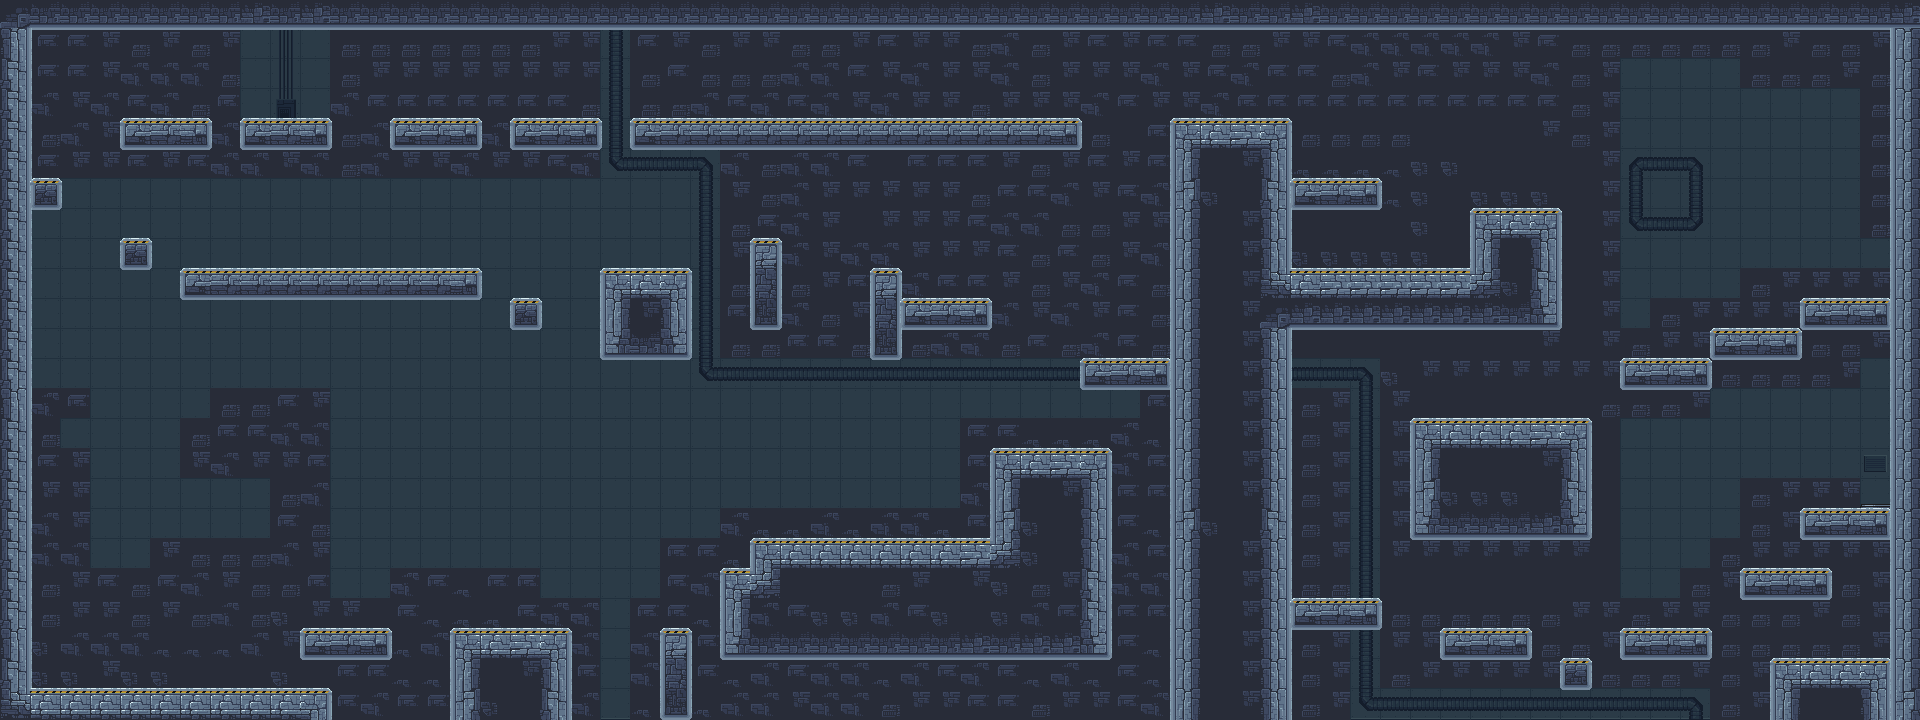

A 2D game scene composited from a Tiled map and its tileset images. What follows is a short description and the map's XML, with each tile layer's data collapsed to a summary:
An orthogonal 64x24 tile map with 30x30 px tiles, 2 tile layers (back, Calque de Tuiles 1) and 56 objects.

<map version="1.10" tiledversion="1.11.0" orientation="orthogonal" renderorder="right-down" width="64" height="24" tilewidth="30" tileheight="30" infinite="0" nextlayerid="7" nextobjectid="62">
 <tileset firstgid="1" source="level_tileset.tsx" />
 <layer id="2" name="back" width="64" height="24">
  <data>[1536 cells, 1112 non-empty, 23 distinct tile ids]</data>
 </layer>
 <layer id="1" name="Calque de Tuiles 1" width="64" height="24">
  <data>[1536 cells, 427 non-empty, 31 distinct tile ids]</data>
 </layer>
 <objectgroup id="3" name="ground">
  <object id="2" x="0" y="0" width="1920" height="30" />
  <object id="3" x="1890" y="30" width="30" height="690" />
  <object id="4" x="1770" y="660" width="120" height="60" />
  <object id="5" x="1800" y="510" width="90" height="30" />
  <object id="6" x="1800" y="300" width="90" height="30" />
  <object id="7" x="1710" y="330" width="90" height="30" />
  <object id="8" x="1620" y="360" width="90" height="30" />
  <object id="9" x="1410" y="420" width="180" height="120" />
  <object id="10" x="1620" y="630" width="90" height="30" />
  <object id="11" x="1440" y="630" width="90" height="30" />
  <object id="12" x="1290" y="600" width="90" height="30" />
  <object id="13" x="1170" y="120" width="120" height="600" />
  <object id="14" x="1290" y="270" width="270" height="60" />
  <object id="15" x="1470" y="210" width="90" height="60" />
  <object id="16" x="1290" y="180" width="90" height="30" />
  <object id="17" x="630" y="120" width="450" height="30" />
  <object id="18" x="1080" y="360" width="90" height="30" />
  <object id="19" x="870" y="270" width="30" height="90" />
  <object id="20" x="900" y="300" width="90" height="30" />
  <object id="22" x="990" y="450" width="120" height="210" />
  <object id="23" x="750" y="540" width="240" height="120" />
  <object id="24" x="720" y="570" width="30" height="90" />
  <object id="25" x="660" y="630" width="30" height="90" />
  <object id="26" x="450" y="630" width="120" height="90" />
  <object id="27" x="300" y="630" width="90" height="30" />
  <object id="28" x="0" y="690" width="330" height="30" />
  <object id="29" x="0" y="30" width="30" height="660" />
  <object id="30" x="180" y="270" width="300" height="30" />
  <object id="31" x="600" y="270" width="90" height="90" />
  <object id="32" x="750" y="240" width="30" height="90" />
  <object id="33" x="120" y="120" width="90" height="30" />
  <object id="34" x="240" y="120" width="90" height="30" />
  <object id="35" x="390" y="120" width="90" height="30" />
  <object id="36" x="510" y="120" width="90" height="30" />
  <object id="37" x="30" y="180" width="30" height="30" />
  <object id="38" x="120" y="240" width="30" height="30" />
  <object id="39" x="1740" y="570" width="90" height="30" />
  <object id="57" x="1560" y="660" width="30" height="30" />
  <object id="58" x="1656" y="823" width="3" height="8" />
  <object id="60" x="510" y="300" width="30" height="30" />
 </objectgroup>
 <objectgroup id="5" name="spawn_monstre">
  <object id="43" x="480" y="600" width="30" height="30" />
  <object id="44" x="840" y="510" width="30" height="30" />
  <object id="45" x="330" y="240" width="30" height="30" />
  <object id="46" x="1500" y="390" width="30" height="30" />
  <object id="47" x="840" y="90" width="30" height="30" />
  <object id="48" x="930" y="90" width="30" height="30" />
  <object id="49" x="1500" y="180" width="30" height="30" />
  <object id="50" x="210" y="240" width="30" height="30" />
  <object id="51" x="630" y="240" width="30" height="30" />
 </objectgroup>
 <objectgroup id="6" name="spawn_item">
  <object id="52" x="1591" y="-61" height="1" />
  <object id="53" x="1860" y="270" width="30" height="30" />
  <object id="54" x="420" y="90" width="30" height="30" />
  <object id="55" x="330" y="600" width="30" height="30" />
  <object id="56" x="1140" y="330" width="30" height="30" />
 </objectgroup>
 <objectgroup id="4" name="exit">
  <object id="41" x="1860" y="450" width="30" height="60" />
  <object id="61" x="585" y="-84" width="4" height="3" />
 </objectgroup>
</map>
